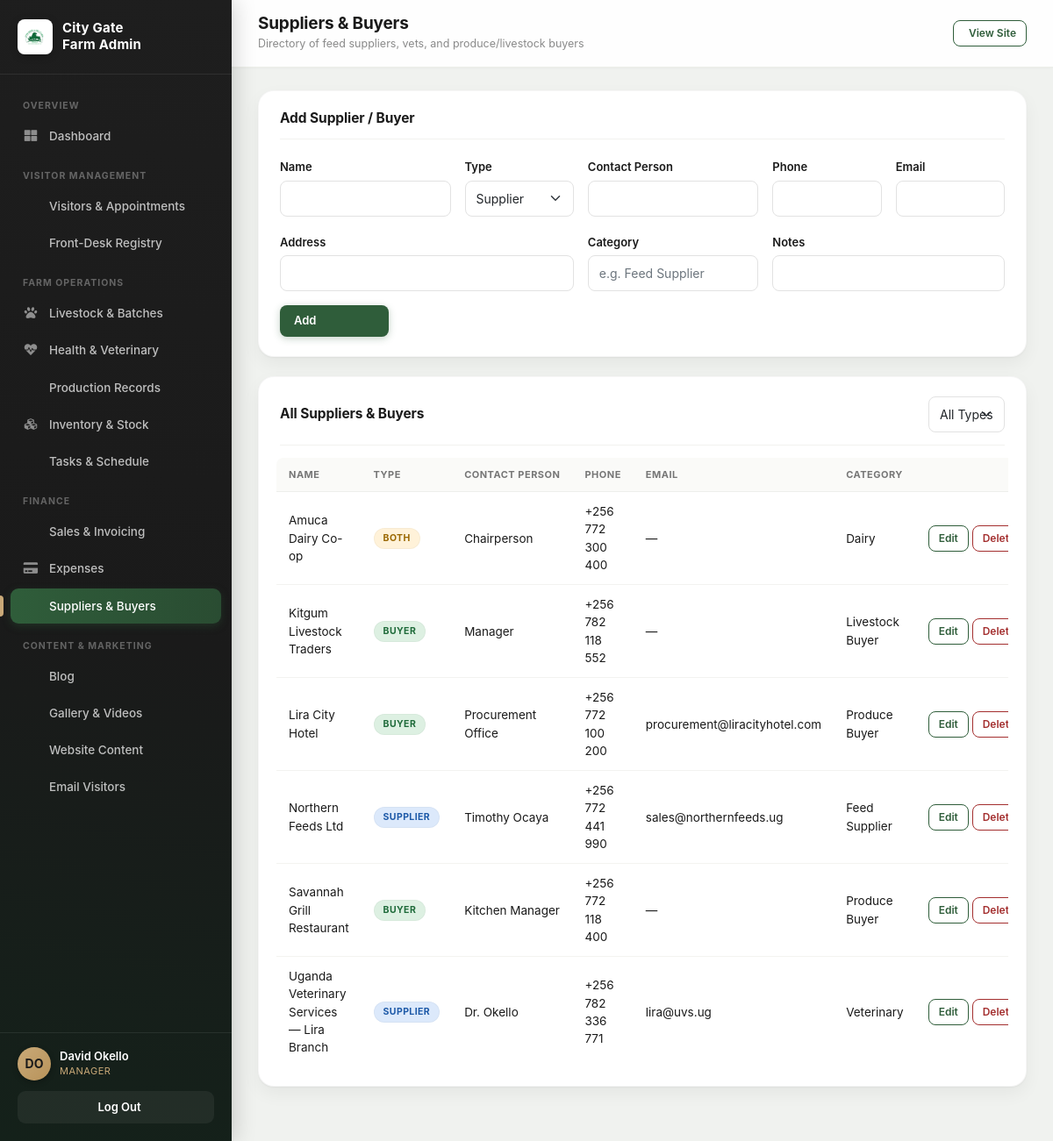
The page /admin/suppliers.php (signed in) on the database its author committed.
### tables this page shows
CREATE TABLE `suppliers_buyers` (
  `id` int(11) NOT NULL AUTO_INCREMENT,
  `name` varchar(150) NOT NULL,
  `type` enum('Supplier','Buyer','Both') NOT NULL DEFAULT 'Supplier',
  `contact_person` varchar(150) DEFAULT NULL,
  `phone` varchar(40) DEFAULT NULL,
  `email` varchar(190) DEFAULT NULL,
  `address` varchar(255) DEFAULT NULL,
  `category` varchar(80) DEFAULT NULL,
  `notes` text DEFAULT NULL,
  `created_at` datetime NOT NULL DEFAULT current_timestamp(),
  PRIMARY KEY (`id`)
);

### includes/auth.php (called while the page is built, shortened)
<?php
function cg_current_user(): ?array {
   return $_SESSION['cg_user'] ?? null;
}
function cg_access(string $module): string {
   $user = cg_current_user();
   return CG_PERMISSIONS[$module][$user['role']] ?? 'hidden';
}
function cg_can(string $module, string $action = 'view'): bool {
   $level = cg_access($module);
   if ($action === 'view') return $level === 'full' || $level === 'read';
   return $level === 'full';
}

### admin/suppliers.php (the view, shortened to what this page needs)
<?php
require_once __DIR__ . '/includes/header.php';
$canEdit = cg_can('suppliers', 'full');
$where = [];
$params = [];
$whereSql = $where ? 'WHERE ' . implode(' AND ', $where) : '';
$stmt = $pdo->prepare("SELECT * FROM suppliers_buyers $whereSql ORDER BY name");
$stmt->execute($params);
$records = $stmt->fetchAll();
$editRecord = null;
function cg_supplier_badge_class(string $type): string {
   return match ($type) {
      'Supplier' => 'cg-badge-scheduled',
      'Buyer' => 'cg-badge-approved',
      'Both' => 'cg-badge-pending',
      default => 'cg-badge-draft',
   };
}
?>
<?php if ($canEdit): ?>
<div class="cg-panel">
   <div class="cg-panel-head"><h2><?php echo $editRecord ? 'Edit Supplier / Buyer' : 'Add Supplier / Buyer'; ?></h2></div>
   <form method="post">
      <div class="row g-3">
         <div class="col-md-3">
            <label class="form-label">Name</label>
            <input type="text" name="name" class="form-control" value="<?php echo htmlspecialchars($editRecord['name'] ?? ''); ?>" required>
         </div>
         <div class="col-md-2">
            <label class="form-label">Type</label>
            <select name="type" class="form-select" required>
               <?php foreach (['Supplier', 'Buyer', 'Both'] as $t): ?>
               <option value="<?php echo $t; ?>" <?php echo ($editRecord['type'] ?? '') === $t ? 'selected' : ''; ?>><?php echo $t; ?></option>
               <?php endforeach; ?>
            </select>
         </div>
         <div class="col-md-3">
            <label class="form-label">Contact Person</label>
            <input type="text" name="contact_person" class="form-control" value="<?php echo htmlspecialchars($editRecord['contact_person'] ?? ''); ?>">
         </div>
         <div class="col-md-2">
            <label class="form-label">Phone</label>
            <input type="text" name="phone" class="form-control" value="<?php echo htmlspecialchars($editRecord['phone'] ?? ''); ?>">
         </div>
         <div class="col-md-2">
            <label class="form-label">Email</label>
            <input type="email" name="email" class="form-control" value="<?php echo htmlspecialchars($editRecord['email'] ?? ''); ?>">
         </div>
         <div class="col-md-5">
            <label class="form-label">Address</label>
            <input type="text" name="address" class="form-control" value="<?php echo htmlspecialchars($editRecord['address'] ?? ''); ?>">
         </div>
         <div class="col-md-3">
            <label class="form-label">Category</label>
            <input type="text" name="category" class="form-control" placeholder="e.g. Feed Supplier" value="<?php echo htmlspecialchars($editRecord['category'] ?? ''); ?>">
         </div>
         <div class="col-md-4">
            <label class="form-label">Notes</label>
            <input type="text" name="notes" class="form-control" value="<?php echo htmlspecialchars($editRecord['notes'] ?? ''); ?>">
         </div>
         <div class="col-md-2 d-flex align-items-end">
            <button type="submit" class="cg-btn cg-btn-primary w-100"><?php echo $editRecord ? 'Save Changes' : 'Add'; ?></button>
         </div>
      </div>
   </form>
</div>
<?php endif; ?>
<div class="cg-panel">
   <div class="cg-panel-head">
      <h2>All Suppliers & Buyers</h2>
      <form method="get" class="d-flex gap-2">
         <select name="type" class="form-select form-select-sm" onchange="this.form.submit()">
            <option value="">All Types</option>
         </select>
      </form>
   </div>
   <div class="cg-table-wrap">
      <table class="cg-table">
         <thead><tr><th>Name</th><th>Type</th><th>Contact Person</th><th>Phone</th><th>Email</th><th>Category</th><?php if ($canEdit): ?><th></th><?php endif; ?></tr></thead>
         <tbody>
         <?php if (!$records): ?>
            <tr><td colspan="<?php echo $canEdit ? 7 : 6; ?>" class="text-muted">No suppliers or buyers match this filter.</td></tr>
         <?php else: foreach ($records as $r): ?>
            <tr>
               <td><?php echo htmlspecialchars($r['name']); ?></td>
               <td><span class="cg-badge <?php echo cg_supplier_badge_class($r['type']); ?>"><?php echo htmlspecialchars($r['type']); ?></span></td>
               <td><?php echo htmlspecialchars($r['contact_person'] ?: '—'); ?></td>
               <td><?php echo htmlspecialchars($r['phone'] ?: '—'); ?></td>
               <td><?php echo htmlspecialchars($r['email'] ?: '—'); ?></td>
               <td><?php echo htmlspecialchars($r['category'] ?: '—'); ?></td>
               <?php if ($canEdit): ?>
               <td class="text-nowrap">
                  <a href="suppliers.php?edit=<?php echo (int) $r['id']; ?>" class="cg-btn cg-btn-outline cg-btn-sm">Edit</a>
                  <form method="post" style="display:inline" onsubmit="return confirm('Delete this supplier/buyer?');">
                     <button type="submit" class="cg-btn cg-btn-danger cg-btn-sm">Delete</button>
                  </form>
               </td>
               <?php endif; ?>
            </tr>
         <?php endforeach; endif; ?>
         </tbody>
      </table>
   </div>
</div>
<?php require_once __DIR__ . '/includes/footer.php'; ?>

### css/cg-theme.css (style rules this page uses)
:root { --farm-green: #2F5D3A; --farm-green-dark: #1F3F27; --cream: #FAF7F0; --earth: #C9A978; --charcoal: #1A1A1A; --white: #FFFFFF; --soft-shadow: 0 4px 14px rgba(26, 26, 26, 0.08); --cta-green: #C9A978; }
* { box-sizing: border-box; }
body { font-family: 'Inter', -apple-system, BlinkMacSystemFont, 'Segoe UI', sans-serif; color: var(--charcoal); background: var(--cream); overflow-x: hidden; }

### css/cg-admin.css (style rules this page uses)
.cg-admin-body { background: #F0F2EF; font-family: 'Inter', -apple-system, sans-serif; min-height: 100vh; }
.cg-panel { background: #fff; border-radius: 18px; box-shadow: 0 1px 2px rgba(26,26,26,0.04), 0 8px 20px rgba(26, 26, 26, 0.05); border: 1px solid rgba(26,26,26,0.04); padding: 22px 24px; margin-bottom: 22px; }
.cg-panel-head { display: flex; align-items: center; justify-content: space-between; margin-bottom: 18px; flex-wrap: wrap; gap: 10px; padding-bottom: 14px; border-bottom: 1px solid #f2f2ef; }
.cg-panel-head h2 { font-size: 15.5px; font-weight: 700; color: var(--charcoal); margin: 0; letter-spacing: -0.1px; }
.cg-table-wrap { overflow-x: auto; margin: -4px -4px 0; }
.cg-table { width: 100%; border-collapse: collapse; font-size: 13.5px; }
.cg-table th { text-align: left; padding: 11px 14px; background: #FAFAF8; color: #767676; font-weight: 700; font-size: 11px; text-transform: uppercase; letter-spacing: 0.5px; border-bottom: 1.5px solid #edeeeb; white-space: nowrap; }
.cg-table th:first-child { border-top-left-radius: 8px; }
.cg-table th:last-child { border-top-right-radius: 8px; }
.cg-table td { padding: 12px 14px; border-bottom: 1px solid #f3f3f0; color: var(--charcoal); vertical-align: middle; }
.cg-table tr:last-child td { border-bottom: none; }
.cg-badge { display: inline-block; padding: 4px 11px; border-radius: 100px; font-size: 10.5px; font-weight: 700; text-transform: uppercase; letter-spacing: 0.4px; box-shadow: inset 0 0 0 1px rgba(0,0,0,0.03); }
.cg-badge-pending { background: #FFF2D9; color: #9A6700; }
.cg-badge-approved { background: #DDF0E2; color: #1F6B3A; }
.cg-badge-scheduled { background: #DCE9FB; color: #1E5AA8; }
.cg-btn { display: inline-flex; align-items: center; gap: 6px; padding: 8px 16px; border-radius: 8px; font-size: 13px; font-weight: 600; border: none; cursor: pointer; text-decoration: none; transition: all 0.2s ease; }
.cg-btn-primary { background: var(--farm-green); color: #fff; box-shadow: 0 2px 8px rgba(47, 93, 58, 0.28); }
.cg-btn-outline { background: #fff; color: var(--farm-green); border: 1.5px solid var(--farm-green); }
.cg-btn-danger { background: #fff; color: #A32E2E; border: 1.5px solid #A32E2E; }
.cg-btn-sm { padding: 5px 11px; font-size: 12px; }
.cg-admin-content .form-label { font-size: 13px; font-weight: 600; color: var(--charcoal); margin-bottom: 5px; }
.cg-admin-content .form-control, .cg-admin-content .form-select { border-radius: 8px; border: 1.5px solid #e2e2e2; font-size: 14px; padding: 9px 12px; }

### rows shown on the page
suppliers_buyers: name "Amuca Dairy Co-op", type "BOTH", contact_person "Chairperson", phone "+256 772 300 400", email "—", category "Dairy"
suppliers_buyers: name "Kitgum Livestock Traders", type "BUYER", contact_person "Manager", phone "+256 782 118 552", email "—", category "Livestock Buyer"
suppliers_buyers: name "Lira City Hotel", type "BUYER", contact_person "Procurement Office", phone "+256 772 100 200", email "procurement@liracityhotel.com", category "Produce Buyer"
suppliers_buyers: name "Northern Feeds Ltd", type "SUPPLIER", contact_person "Timothy Ocaya", phone "+256 772 441 990", email "sales@northernfeeds.ug", category "Feed Supplier"
suppliers_buyers: name "Savannah Grill Restaurant", type "BUYER", contact_person "Kitchen Manager", phone "+256 772 118 400", email "—", category "Produce Buyer"
suppliers_buyers: name "Uganda Veterinary Services — Lira Branch", type "SUPPLIER", contact_person "Dr. Okello", phone "+256 782 336 771", email "lira@uvs.ug", category "Veterinary"

### other values the page prints
$groupLabel "OVERVIEW"
$item['label'] "Dashboard"
$groupLabel "VISITOR MANAGEMENT"
$item['label'] "Visitors & Appointments"
$item['label'] "Front-Desk Registry"
$groupLabel "FARM OPERATIONS"
$item['label'] "Livestock & Batches"
$item['label'] "Health & Veterinary"
$item['label'] "Production Records"
$item['label'] "Inventory & Stock"
$item['label'] "Tasks & Schedule"
$groupLabel "FINANCE"
$item['label'] "Sales & Invoicing"
$item['label'] "Expenses"
$item['label'] "Suppliers & Buyers"
